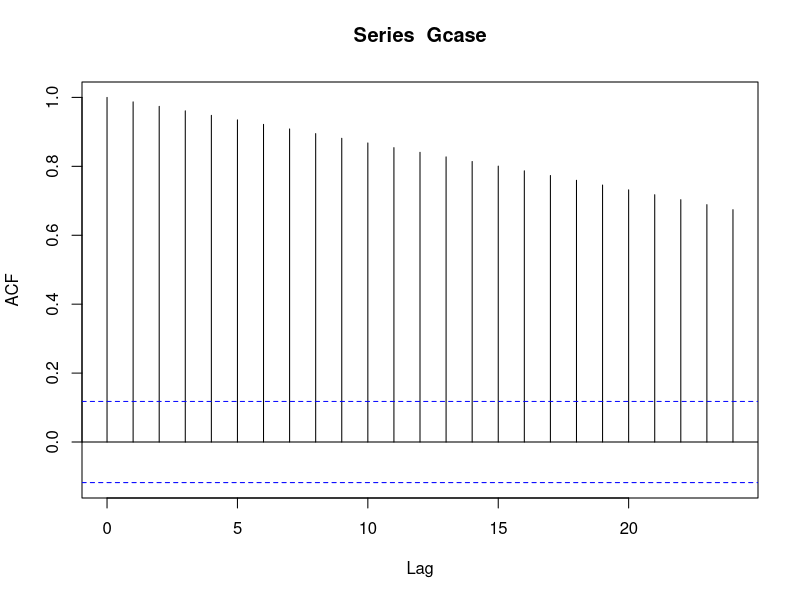
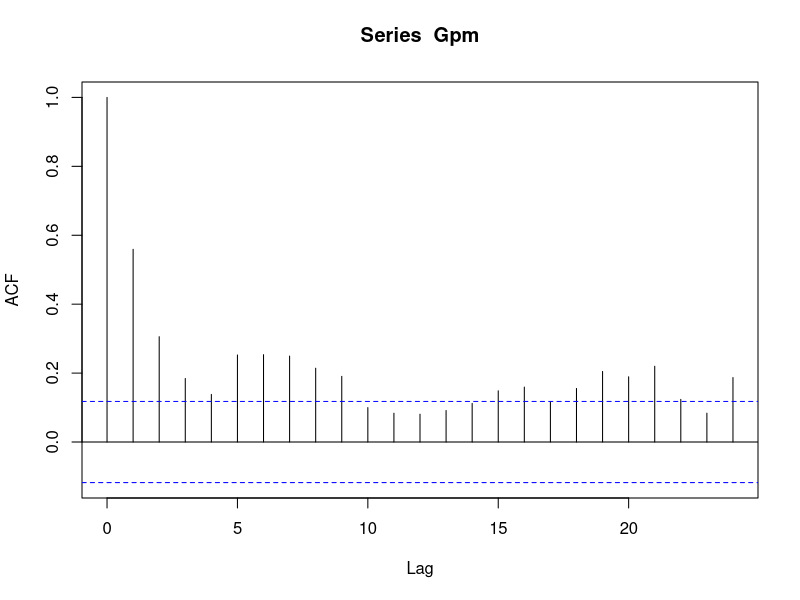
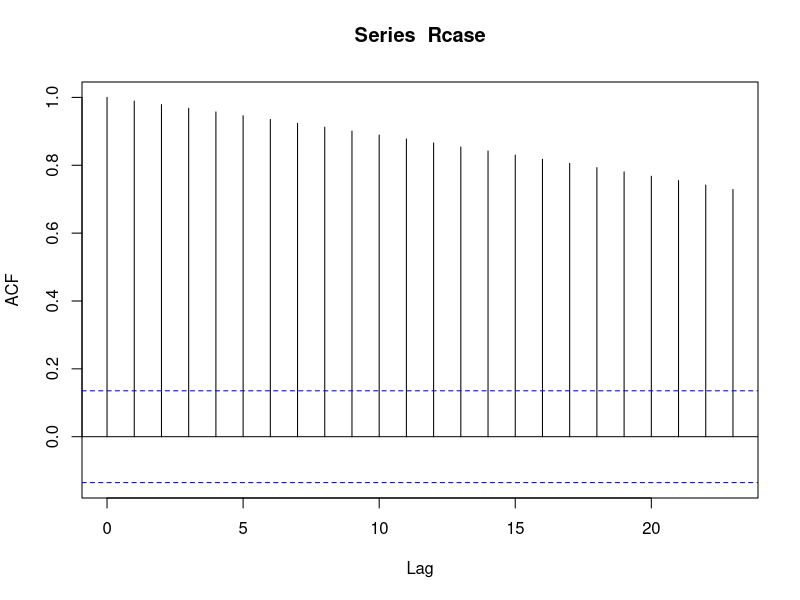
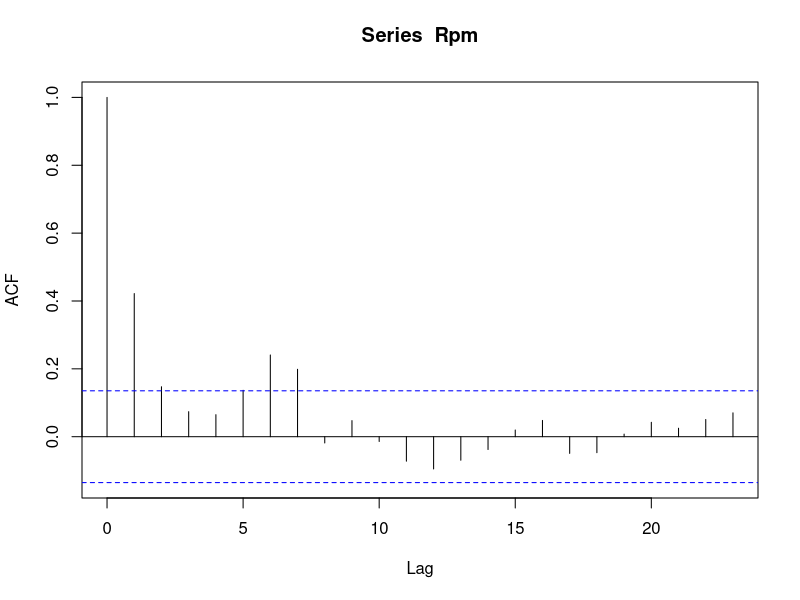
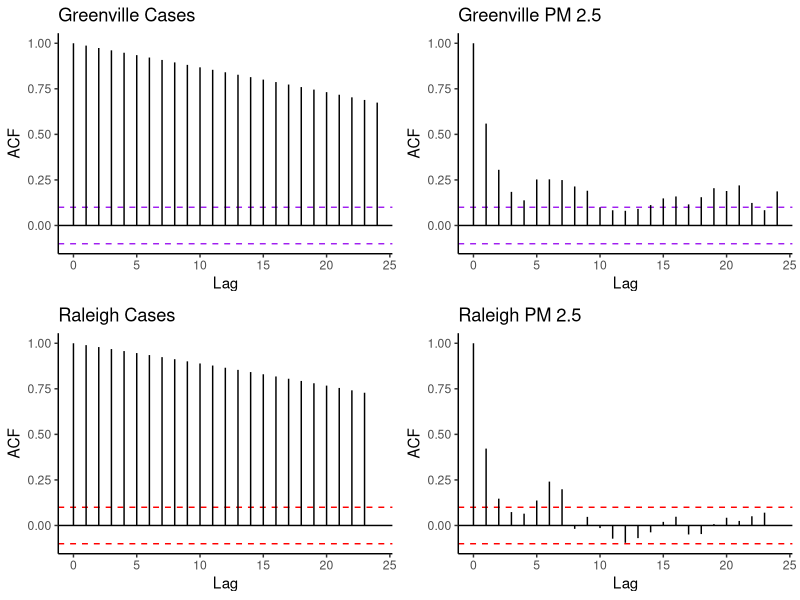

The R script that drew these images, in order:
library(tidyverse)
library(gridExtra)
Gdat<-read.csv("derived_data/Greenville.Clean.Covid.csv")
Rdat<-read.csv("derived_data/Raleigh.Clean.Covid.csv")
#initialize variables
t<-Gdat[,2]
gtime<-as.Date(t, "%Y-%m-%d")
Gpm<-Gdat[,5]
Gcase<-Gdat[,6]

d<-Rdat[,2]
rtime<-as.Date(d, "%Y-%m-%d")
Rpm<-Rdat[,9]
Rcase<-Rdat[,11]

#caeses acf for greenville
GC.acf <- acf(Gcase)
GC.acf.df <- with(GC.acf, data.frame(lag, acf))
#pm acf for greenville
GPM.acf <- acf(Gpm)
GPM.acf.df <- with(GPM.acf, data.frame(lag, acf))

#cases acf for Raleigh
RC.acf <- acf(Rcase)
RC.acf.df <- with(RC.acf, data.frame(lag, acf))
#pm acf for raleigh
RPM.acf <- acf(Rpm)
RPM.acf.df <- with(RPM.acf, data.frame(lag, acf))

#greenville Cases acf
g1 <- GC.acf.df %>% 
  ggplot(aes(x = lag, y = acf)) +
  geom_hline(aes(yintercept = 0), color = "black") +
  geom_hline(aes(yintercept = .1), color = "purple", linetype = "dashed") +
  geom_hline(aes(yintercept = -.1), color = "purple", linetype = "dashed") +
  theme(panel.grid.major = element_blank(), 
        panel.grid.minor = element_blank(),
        panel.background = element_blank(), 
        axis.line = element_line(colour = "black")) +
  geom_segment(aes(xend = lag, yend = 0)) +
  xlim(0, 24) +
  xlab("Lag") +
  ylab("ACF") +
  ggtitle("Greenville Cases")

#greenville pm acf
g2 <- GPM.acf.df %>% 
  ggplot(aes(x = lag, y = acf)) +
  geom_hline(aes(yintercept = 0), color = "black") +
  geom_hline(aes(yintercept = .1), color = "purple", linetype = "dashed") +
  geom_hline(aes(yintercept = -.1), color = "purple", linetype = "dashed") +
  theme(panel.grid.major = element_blank(), 
        panel.grid.minor = element_blank(),
        panel.background = element_blank(), 
        axis.line = element_line(colour = "black")) +
  geom_segment(aes(xend = lag, yend = 0)) +
  xlim(0, 24) +
  xlab("Lag") +
  ylab("ACF") +
  ggtitle("Greenville PM 2.5")

#Raleigh cases acf
g3 <- RC.acf.df %>% 
  ggplot(aes(x = lag, y = acf)) +
  geom_hline(aes(yintercept = 0), color = "black") +
  geom_hline(aes(yintercept = .1), color = "red", linetype = "dashed") +
  geom_hline(aes(yintercept = -.1), color = "red", linetype = "dashed") +
  theme(panel.grid.major = element_blank(), 
        panel.grid.minor = element_blank(),
        panel.background = element_blank(), 
        axis.line = element_line(colour = "black")) +
  geom_segment(aes(xend = lag, yend = 0)) +
  xlim(0, 24) +
  xlab("Lag") +
  ylab("ACF") +
  ggtitle("Raleigh Cases")

#Raleigh pm acf
g4 <- RPM.acf.df %>% 
  ggplot(aes(x = lag, y = acf)) +
  geom_hline(aes(yintercept = 0), color = "black") +
  geom_hline(aes(yintercept = .1), color = "red", linetype = "dashed") +
  geom_hline(aes(yintercept = -.1), color = "red", linetype = "dashed") +
  theme(panel.grid.major = element_blank(), 
        panel.grid.minor = element_blank(),
        panel.background = element_blank(), 
        axis.line = element_line(colour = "black")) +
  geom_segment(aes(xend = lag, yend = 0)) +
  xlim(0, 24) +
  xlab("Lag") +
  ylab("ACF") +
  ggtitle("Raleigh PM 2.5")

Graph1 <- grid.arrange(grobs = list(g1, g2, g3, g4), nrow = 2)
ggsave("derived_graphs/ACF.plot.png", plot = Graph1)

